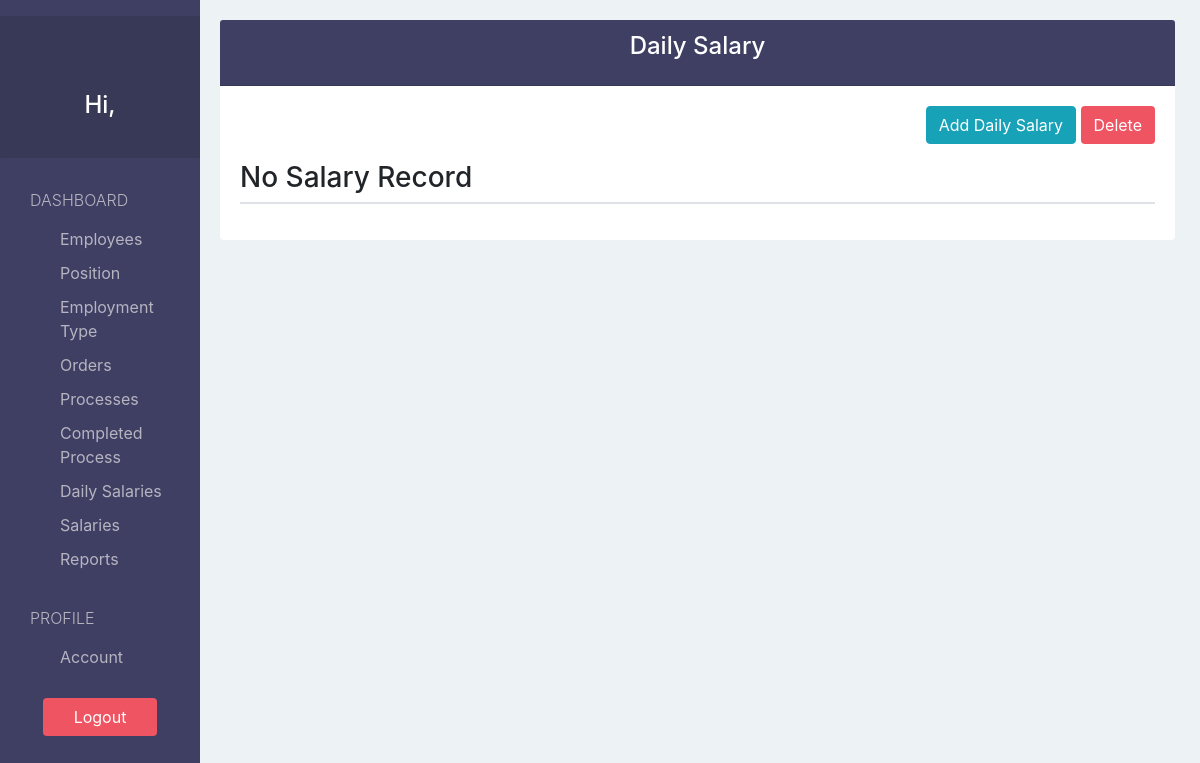
/dailySalary/, run on an earlier commit of the app's database.
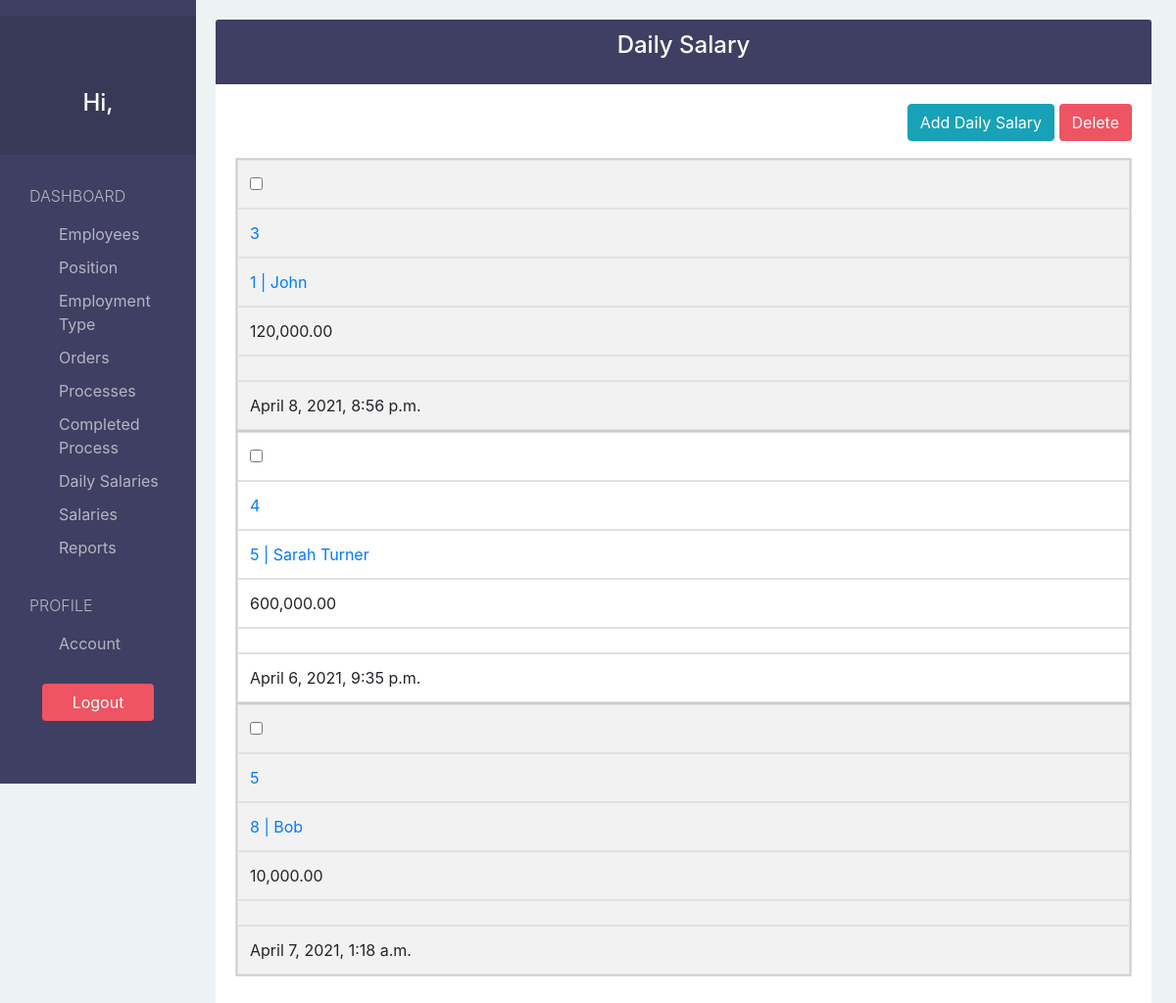
And on a later commit of the database.
### payrollApp/models.py (models this page shows)
class DailySalary(models.Model):
  employeeID    = models.OneToOneField('Employee', on_delete=models.CASCADE, unique=True)
  dailySalary   = models.DecimalField(decimal_places=2, max_digits=100, validators=[MinValueValidator(0, message="Daily salary can't be less than 0")])
  notes         = models.TextField(blank=True, null=True)
  lastModified  = models.DateTimeField(auto_now=True)

class Employee(models.Model):
  firstName      = models.CharField(max_length=30)
  lastName       = models.CharField(max_length=30, blank=True, null=True)
  phoneNumber    = models.CharField(max_length=15, blank=True, null=True)
  email          = models.CharField(max_length=100, blank=True, null=True)
  address        = models.CharField(max_length=200, blank=True, null=True)
  positionID     = models.ForeignKey('Position', default=None, null=True, on_delete=models.SET_DEFAULT, blank=True)
  employmentTypeID = models.ForeignKey('EmploymentType', default=None, null=True, on_delete=models.SET_DEFAULT, blank=True)
  hireDate       = models.DateTimeField(auto_now_add=True)
  terminationDate= models.DateTimeField(blank=True, null=True)
  notes          = models.TextField(blank=True, null=True)
  def __str__(self):
    if self.lastName:
      return str(self.id)+" | "+self.firstName.capitalize()+" "+self.lastName.capitalize()
    else:
      return str(self.id)+" | "+self.firstName.capitalize()

### payrollApp/views.py (the view)
# urls.py: path('dailySalary/', views.dailySalary_view, name="dailySalary"),
def dailySalary_view(request):
  dailySalaries = DailySalary.objects.all()
  flag   = True
  if not dailySalaries:
    flag=False
  context = {
    'dailySalaries':dailySalaries,
    'flags':flag
  }
  return render(request, 'salary/dailySalary.html', context)

### payrollApp/templatetags/customtags.py (called while the page is built)
@register.filter(name='getID')
def getID(value):
  if value != str('None'):
    return int(value.split("|")[0])
  else:
    return 'None'

### payrollApp/templates/salary/dailySalary.html (shortened to what this page needs)
{% extends 'view_base.html' %}
{% load customtags %}
{% load humanize %}
{% block viewTitle %}Daily Salary{% endblock %}
{% block addBtn %}
<a href="{% url 'create-dailySalary' %}" class="btn btn-info">Add Daily Salary</a>
{% endblock %}
{% block columns %}
  {% if flags %}
  {% block form %}
    <form action="{% url 'delete-dailySalary'%}?next={{ request.path }}" method="POST">{% csrf_token %}
  {% endblock %}
  {% endif %}
{% endblock %}
{% block tbodyContent %}
  {% if not flags %}
  <h3>No Salary Record</h3>
  {% else %}
    {% for dailySalary  in dailySalaries %}
      <tr>
        <td><input type="checkbox" name="selected" value="{{ dailySalary.id }}" id="enableDeleteBtn"></td>
        <td><a href="{% url 'edit-dailySalary' dailySalary.id %}">{{ dailySalary.id }}</a></td>
        <td><a href="{% url 'edit-employee' dailySalary.employeeID|escape|getID %}?next={{ request.path }}">{{ dailySalary.employeeID }}</a></td>
        <td>{{ dailySalary.dailySalary|intcomma }}</td>
        <td>{{ dailySalary.notes|slice:"0:37" }}{% if dailySalary.notes|length > 37 %}...{% endif %}</td>
        <td>{{ dailySalary.lastModified }}</td>
      </tr>
    {% endfor %}
  {% endif %}
{% endblock %}

### payrollApp/templates/view_base.html (shortened to what this page needs)
{% extends 'real_base.html' %}
{% load static %}
{% block script %}
<link rel="stylesheet" href="{% static 'css/tableStyle.css' %}">
{% endblock %}
{% block page %}
  <div class="card">
    <div class="card-header bg-blue">
      <h4 class="card-title text-center text-white">{% block viewTitle %}{% endblock %}</h4>
    </div>
    <div class="card-body">
      <div class="flex">
        <div class="text-right" style="padding-bottom: 17px;">
          {% block addBtn %}{% endblock %}
          <button type="button" class="btn btn-pink" data-toggle="modal" data-target="#deleteConf" id="delBtn" >
            Delete
          </button>
        </div>
      </div>
        {% block form %}{% endblock %}
      <table class="table table-bordered table-hover table-striped">
      <tbody>
        {% block tbodyContent %}
        {% endblock %}
      </tbody>
      </table>
      </form>
    </div>
  </div>
{% endblock %}

### payrollApp/templates/real_base.html (shortened to what this page needs)
{% load static %}
<!DOCTYPE html>
<html lang="en">
<head>
  <link rel="stylesheet" href="{% static 'css/bootstrap.min.css' %}">
  <link rel="stylesheet" href="{% static 'css/style.css' %}">
  {% block script %}
  {% endblock %}
</head>
<body>
  <div class="container-fluid">
    <div class="col-lg-2 col-md-2 col-sm-3 sidebar">
      {% include 'sidebar.html' %}
    </div>
    <div class="col-lg-10 offset-lg-2 col-md-10 offset-md-2 col-sm-9 offset-sm-3 content">
      {% block page %} {% endblock %}
    </div>
  </div>
</body>
</html>

### payrollApp/templates/sidebar.html (shortened to what this page needs)
{% url 'employee' as employee_url %}
{% url 'position' as position_url %}
{% url 'employmentType' as employmentType_url %}
{% url 'order' as order_url %}
{% url 'process' as process_url %}
{% url 'completedProcess' as completedProcess_url %}
{% url 'dailySalary' as dailySalary_url %}
{% url 'inputDate-salary' as inputDateSalary_url %}
  <div>
    <nav class="navbar navbar-dark navbar-expand-sm">
    </nav>
    <div class="collapse" id="navbarToggleExternalContent">
      <div class="navbar-nav">
        <div class="text-center text-white sidebarHeader">
          <br>
          <br>
          <h4>Hi, {% comment %} {{ request.user.get_full_name }} {% endcomment %}</h4>
        </div>
        <div class="list-group">
          <span class="text-uppercase">Dashboard</span>
          <a href="{% url 'employee' %}" class="list-group-item {% if request.path == employee_url %}  active {% endif %}">Employees</a>
          <a href="{% url 'position' %}" class="list-group-item {% if request.path == position_url %} active {% endif %}">Position</a>
          <a href="{% url 'employmentType' %}" class="list-group-item {% if request.path == employmentType_url %} active {% endif %}">Employment Type</a>
          <a href="{% url 'order' %}"
            class="list-group-item {% if request.path == order_url %} active {% endif %}">Orders
          </a>
          <a href="{% url 'process' %}" class="list-group-item {% if request.path == process_url %} active {% endif %}">Processes</a>
          <a href="{% url 'completedProcess' %}" class="list-group-item {% if request.path == completedProcess_url %} active {% endif %}">Completed Process</a>
          <a href="{% url 'dailySalary' %}" class="list-group-item {% if request.path == dailySalary_url %} active {% endif %}">Daily Salaries</a>
          <a href="{% url 'inputDate-salary' %}" class="list-group-item {% if request.path == inputDateSalary_url %} active {% endif %}">Salaries</a>
          <a href="#" class="list-group-item {% if request.path == restaurant_report_url %} active {% endif %}">Reports</a>
          <span class="text-uppercase">Profile</span>
          <a href="#" class="list-group-item {% if request.path == restaurant_account_url %} active {% endif %}">Account</a>
        </div>
        <div class="text-center m-4">
          <a href="#" class="btn btn-pink">Logout</a>
        </div>
      </div>
    </div>
  </div>

### payrollApp/static/css/style.css (style rules this page uses)
body { padding-top: 20px; background-color: #EDF2F5; overflow: auto; }
.bg-blue { background-color: #3F3F63; }
.text-white { color:white; }
.btn-pink { color: white; background-color: #EE5462; }
.sidebar { height: 100vh; position: fixed; top: 0; left: 0; padding: 0; background-color: #3F3F63; overflow: auto; }
.sidebarHeader { padding: 30px 10px; font-weight: bold; font-size: 15px; background-color: #383957; }
.sidebar .list-group { padding: 0; background-color: #3F3F63; }
.sidebar .list-group > span { color: #B6B4C1; display: block; margin-top: 20px; padding: 10px 30px; font-size: 16px; font-weight: 300; }
.sidebar .list-group .list-group-item, .sidebar .list-group .list-group-item:focus { background-color: #3F3F63; color: #B6B4C1; border: 0; padding-left: 60px; padding-right: 30px; padding-top: 5px; padding-bottom: 5px; }
.sidebar > div:last-child .btn { width: 75%; }
.content { padding: 0 10px; }
.content .card { border: none; }
@media only screen and (min-width: 576px) { .collapse:not(.show) { display: block !important; } }

### payrollApp/static/css/tableStyle.css (style rules this page uses)
@media only screen and (max-width: 760px),
(min-device-width: 768px) and (max-device-width: 1024px) { table, thead, tbody, th, td, tr { display: block; } }
@media only screen and (max-width: 760px),
(min-device-width: 768px) and (max-device-width: 1024px) { tr { border: 1px solid #ccc; } }
@media only screen and (max-width: 760px),
(min-device-width: 768px) and (max-device-width: 1024px) { td { border: none; border-bottom: 1px solid #eee; position: relative; padding-left: 50%; } }
@media only screen and (max-width: 760px),
(min-device-width: 768px) and (max-device-width: 1024px) { td:before { position: absolute; top: 6px; left: 6px; width: 45%; padding-right: 10px; white-space: nowrap; } }

What changed in the data, as far as the page shows it:
added DailySalary: id "3", employeeID "1 | John", dailySalary "120,000.00", lastModified "April 8, 2021, 8:56 p.m."
added DailySalary: id "4", employeeID "5 | Sarah Turner", dailySalary "600,000.00", lastModified "April 6, 2021, 9:35 p.m."
added DailySalary: id "5", employeeID "8 | Bob", dailySalary "10,000.00", lastModified "April 7, 2021, 1:18 a.m."
Also different on the page:
text no longer shown: "No Salary Record"
